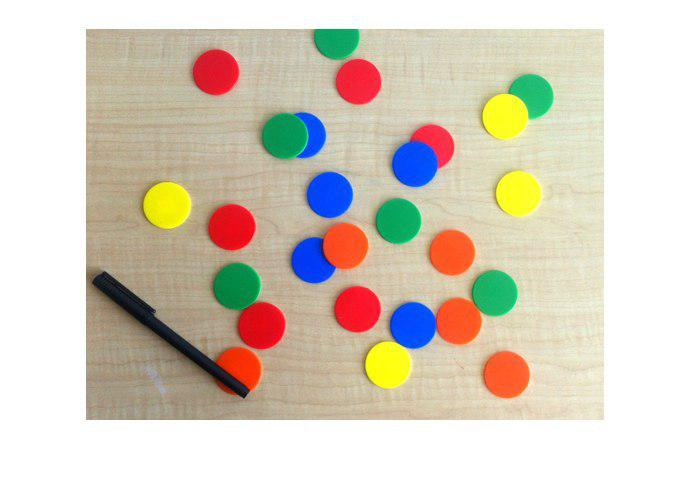
//> input picture RegionGrowing/photo_2019-06-02_09-43-33.jpg, 692 x 484 px
$ ./hough ../../RegionGrowing/photo_2019-06-02_09-43-33.jpg 100   (built with g++ and OpenCV 4)
//> lines starting //> are read from the running program, lines starting //| are printed output that depends on the picture; after the words box and inside, x2 and y2 are one past the last pixel; in counts of white or black regions, pixels touching at a corner belong together
#include<iostream>
#include<opencv2/opencv.hpp>
#define GRADI 180
#define RAD CV_PI/180

/*
    HOUGH PER RETTE
    Insensibilità all'occlusione.
    Il trucco della Trasformata di Hough è quello di rappresentare
    le linee in un sistema di coordinate polari (Spazio di Hough)
    Ogni possibile linea può essere rappresentata da una unica coppia di rho e theta.
    Inoltre ogni pixel (x,y) su di una linea verrà convertito negli stessi rho e theta.
*/

using namespace std;
using namespace cv;

void HoughTransform( Mat img, int threshold, vector<pair<Point, Point>>& punti);
void PolarToCartesian(double rho, double theta, Point& P1, Point& P2);

int main(int argc, char* argv[])
{
    if(argc != 3)
    {
        cerr << "Utilizza: <nome eseguibile> <path immagine> <threshold hough>" << endl;
        exit(1);
    }

    Mat image = imread( argv[1], IMREAD_GRAYSCALE );
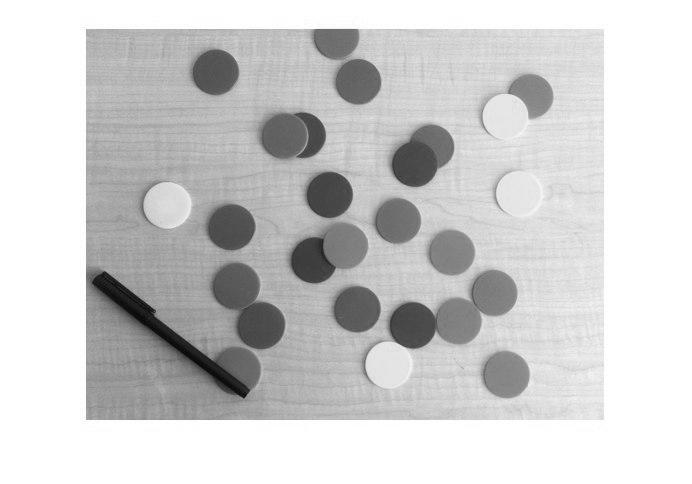
//> image: 484 rows x 692 cols, CV_8UC1; min 0, max 255, mean 206.5
    Mat canny, gauss, result;
    int threshold = atoi( argv[2] );
//> threshold = 100
    vector<pair<Point, Point>> punti;

    if( image.data == nullptr)
    {
        cerr << "Errore apertura immagine" << endl;
        exit(1);
    }

    namedWindow("Immagine Originale", WINDOW_NORMAL);
    imshow("Immagine Originale", image);

    GaussianBlur( image, gauss, Size(5,5), 1.4 );
    Canny( gauss, canny, 100, 150, 3 );
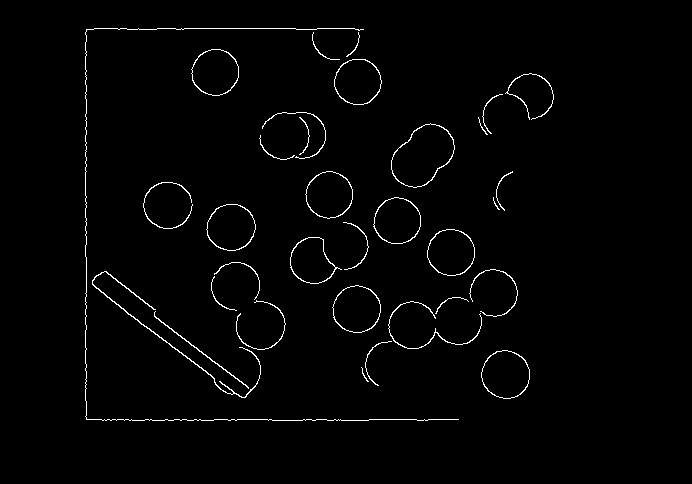
//> canny: 484 rows x 692 cols, CV_8UC1; 1.6% white in thin lines or dots, all inside (x1, y1, x2, y2) = (85, 28, 554, 421)

    HoughTransform( canny, threshold, punti);
//| 844
//> the loop in HoughTransform, `for(int i=0; i<img.rows; i++)` made 484 passes
//> rho on passes 1 to 3: 0, 0, 0
//> after the loop in HoughTransform, `for(int i=0; i<img.rows; i++)`:
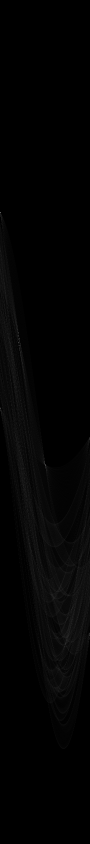
//> accumulatore: 1688 rows x 180 cols, CV_32SC1 (shown at 1/2 size); min 0, max 216, mean 3.1
//> after the loop in HoughTransform, `for(int i=0; i<img.rows; i++)`: rho = 1271
//> after the loop in HoughTransform, `for(int i=0; i<accumulatore.rows; i++)`: rho = 86; theta = 0; punti = 9 items
//> punti = 9 items

    cvtColor(image, result, COLOR_GRAY2BGR);

    cout << punti.size() << endl;
//| 9

    for(int i=0; i<punti.size(); i++)
        line(result, punti.at(i).first, punti.at(i).second, Scalar(0, 255, 0), 1, LINE_AA);
//> this loop made 9 passes
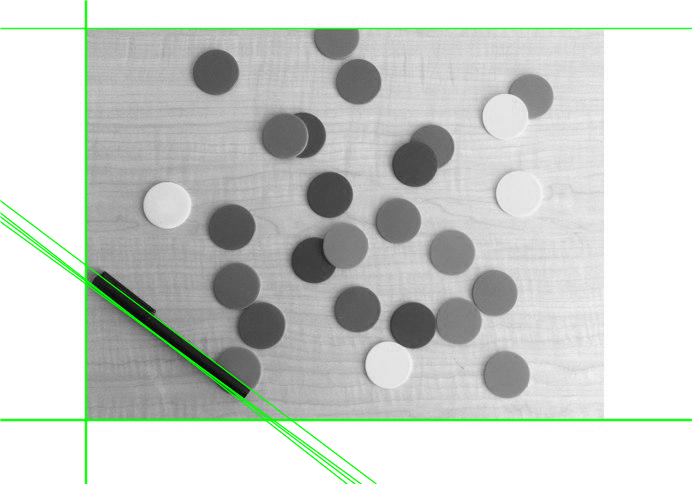
//> result: 484 rows x 692 cols, CV_8UC3; mean B, G, R 203, 207.3, 203


    namedWindow("Hough Rette", WINDOW_NORMAL);
    imshow("Hough Rette", result);
    waitKey();


    return 0;
}

void HoughTransform( Mat img, int threshold, vector<pair<Point, Point>>& punti)
{

    // calcolo la diagonale dell'immagine, l'ipotenusa
    int distanza = hypot( img.rows, img.cols );
    //int distanza = max(img.rows, img.cols) * sqrt(2);

    cout << distanza << endl;

    /* inizializzazione dell'accumulatore.
        L'accumulatore rappresenta lo spazio di Hough. Sull'asse dele X abbiamo
        Ogni possibile theta e sul'asse delle Y abbiamo tutti i possibili valori di rho.
        Ogni punto in questo array bidimensionale corrisponde ad una linea.
        Viene chiamato accumulatore perchè raccoglie prove su quali linee esistono nell'immagine.
        Il numero di righe viene imposto pari al doppio della distanza in modo da prevenire dei segmentation fault.
    */
    Mat accumulatore(2 * distanza, GRADI, CV_32SC1, Scalar(0) );

    //partendo dal centro dell'immagine, tracciamo idealmente una linea
    // che dal centro cade perpendicolarmente sulla retta che stiamo considerando.
    // la distanza dunque dal centro all'intersezione con la retta viene chiamata "rho"
    double rho;

    // theta è l'angolo che viene formato tra rho e l'asse X
    double theta;


    /*
        Per ogni pixel nell'immagine, poichè l'immagine di input è una immagine già sottoposta a
        edge detection, consideriamo solo i pixel di bordo ( valore > 250).
        Per ognuno di questi pixel di edge calcoliamo il rho, di cui prima, di tutte le possibili
        rette su cui giace il pixel considerato utilizzando la formula:
        rho = x * cos(theta) + y*sin(theta) dove theta è un angolo compreso tra 0 e 180 gradi e che viene
        portato in radianti nel calcolo del rho.
        Ad ogni rho sommiamo il valore della distanza, che rappresenta una costante che in seguito ci consentirà di
        trovare il rho giusto per la conversione da coordinate polari a cartesiane.
        Una volta calcolato rho, viene incrementata la cella dell'accumulatore corrispondente alle coordinate (rho, theta)
    */
    for(int i=0; i<img.rows; i++)
        for(int j=0; j<img.cols; j++)
        {
            if(img.at<uchar>(i,j) > 250 )
            {
                for(int t=0; t<180; t++) // <=
                {
                    rho = round( j * cos(( t-90 )* RAD) + i * sin(( t-90 ) * RAD)) + distanza;
                    accumulatore.at<int>(rho, t)++;
                }
            }
        }


    /*
        Per ogni valore di rho (i) della matrice accumulatore, e per ogni theta (t)
        controlliamo se il valore contenuto nell'accumulatore alla posizione (rho, theta)
        è maggiore o uguale della soglia che viene passata in input:
        troviamo il valore esatto di rho sottraendo il valore di "distanza" al valore indice considerato;
        trasformiamo l'angolo t in radianti;
        definiamo una coppia di punti (dato che per due punti passa una sola retta);
        Invochiamo la funzione PolarToCartesian in modo tale da riposrtare le coordinate dei due punti in coordiante cartesiane
        Inseriamo i due punti ottenuti nel vettore di input/output che contiene le coppie di punti che definiscono le rette presenti sull'immagine.
    */
    for(int i=0; i<accumulatore.rows; i++)
        for(int t=0; t<180; t++)
        {
            if( accumulatore.at<int>(i,t) >= threshold)
            {
                rho = i-distanza;
                theta = (t-90) * RAD;

                Point p1,p2;
                PolarToCartesian(rho, theta, p1, p2);

                punti.push_back( make_pair( p1, p2 ) );
            }
        }
}


void PolarToCartesian(double rho, double theta, Point& P1, Point& P2)
{
    /*
        Trasformazione da coordinate polari a cartesiane.
        Dati un rho ed un theta, le corrispettive coordinate cartesiane sono date
        dalla formula:
        x = rho * cos(theta)
        y = rho * sin(theta)
        Poichè dobbiamo disegnare le rette per tutta l'immagine, a questi valori verrà
        sommato e sottratto successivmanete un fattore di scala
    */
    int x0 = cvRound(rho * cos(theta));
	int y0 = cvRound(rho * sin(theta));


    /*
        Determinazione delle coordinate dei punti che definiscono la retta.
        Il fattore di scala viene aggiunto e sottratto per permettere ala linea di variare
        tra il valore positivo e negativo del fattore di scala.
        Le x e le y vengono moltiplicate, rispettivamente, per -sin(theta) e cos(theta) in modo tale
        da far variare le coordinate cartesiane nei valori sia positivi che negativi.
    */
	P1.x = cvRound(x0 + 1000 * (-sin(theta)));
	P1.y = cvRound(y0 + 1000 * (cos(theta)));
	P2.x = cvRound(x0 - 1000 * (-sin(theta)));
	P2.y = cvRound(y0 - 1000 * (cos(theta)));
}
